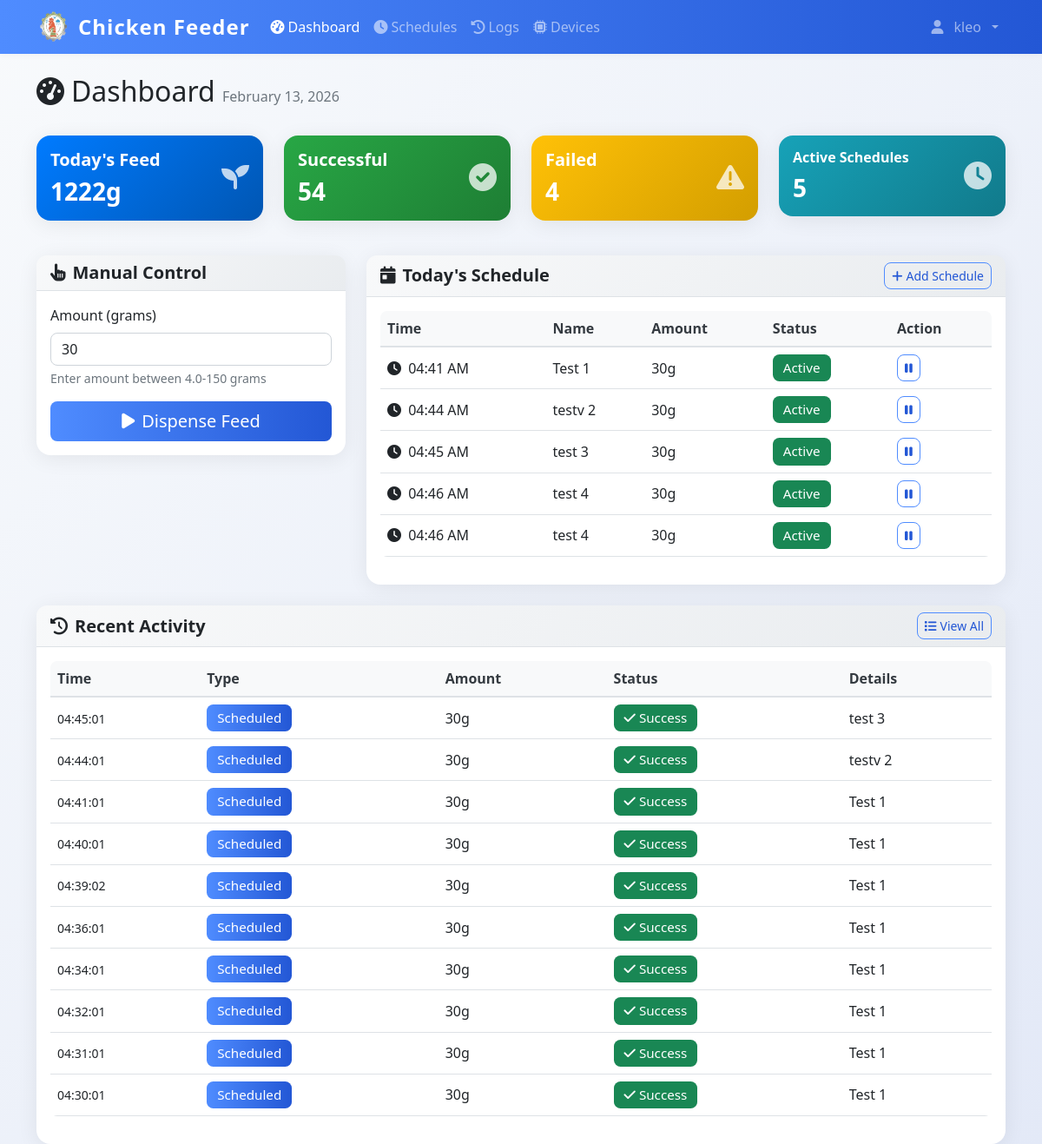
Page /dashboard (signed in) on the committed database.
### models.py (models this page shows)
class User(UserMixin, db.Model):
    id = db.Column(db.Integer, primary_key=True)
    username = db.Column(db.String(80), unique=True, nullable=False)
    email = db.Column(db.String(120), unique=True, nullable=False)
    password_hash = db.Column(db.String(120), nullable=False)
    iot_device_url = db.Column(db.String(255), nullable=True)  # e.g., 'http://192.168.1.100:5000' or 'pi_klei'
    is_admin = db.Column(db.Boolean, default=True)
    created_at = db.Column(db.DateTime, default=datetime.now)

class FeedSchedule(db.Model):
    id = db.Column(db.Integer, primary_key=True)
    name = db.Column(db.String(100), nullable=False)
    feed_time = db.Column(db.Time, nullable=False)
    amount_grams = db.Column(db.Integer, nullable=False)
    is_active = db.Column(db.Boolean, default=True)
    created_by = db.Column(db.Integer, db.ForeignKey('user.id'), nullable=False)
    created_at = db.Column(db.DateTime, default=datetime.now)
    user = db.relationship('User', backref=db.backref('schedules', lazy=True))

class DispenseLog(db.Model):
    id = db.Column(db.Integer, primary_key=True)
    timestamp = db.Column(db.DateTime, default=datetime.now, nullable=False)
    amount_grams = db.Column(db.Integer, nullable=False)
    trigger_type = db.Column(db.String(20), nullable=False)
    schedule_id = db.Column(db.Integer, db.ForeignKey('feed_schedule.id'), nullable=True)
    status = db.Column(db.String(20), default='success')
    error_message = db.Column(db.Text, nullable=True)
    image_path = db.Column(db.String(255), nullable=True)  # Path to captured feed image
    pellet_count = db.Column(db.Integer, nullable=True)  # Number of pellets detected in image
    grams_detected = db.Column(db.Float, nullable=True)  # Estimated grams of pellets in feeder
    grams_dispensed = db.Column(db.Integer, nullable=True)  # Actual amount dispensed by servo
    triggered_by = db.Column(db.Integer, db.ForeignKey('user.id'), nullable=True)
    schedule = db.relationship('FeedSchedule', backref=db.backref('dispense_logs', lazy=True))
    user = db.relationship('User', backref=db.backref('dispense_logs', lazy=True))

### app.py (the view)
@app.route('/dashboard', methods=['GET', 'POST'])
@login_required
def dashboard():
    from utils.model_utils import get_feed_ratio
    today_schedules = FeedSchedule.query.filter_by(created_by=current_user.id, is_active=True).order_by(FeedSchedule.feed_time).all()
    today_start = datetime.now().replace(hour=0, minute=0, second=0, microsecond=0)
    today_logs = DispenseLog.query.filter(
        DispenseLog.timestamp >= today_start,
        DispenseLog.triggered_by == current_user.id
    ).order_by(DispenseLog.timestamp.desc()).all()
    total_today = sum(log.amount_grams for log in today_logs if log.status == 'success')
    feed_config = get_feed_ratio()
    min_grams = feed_config.get('grams_per_drop', 4.0)
    return render_template('dashboard.html',
                         schedules=today_schedules,
                         logs=today_logs,
                         total_today=total_today,
                         min_grams=min_grams)

### templates/dashboard.html (shortened to what this page needs)
{% extends "base.html" %}
{% block content %}
<div class="container mt-4">
    <div class="row mb-4">
    <div class="col">
        <h1 class="h2">
            <i class="fas fa-tachometer-alt me-2"></i>Dashboard
            <span class="text-muted fs-6">{{ datetime.now().strftime('%B %d, %Y') }}</span>
        </h1>
    </div>
</div>
<div class="row mb-4">
    <div class="col-md-3 mb-3">
        <div class="card bg-primary text-white">
            <div class="card-body">
                <div class="d-flex justify-content-between">
                    <div>
                        <h5 class="card-title">Today's Feed</h5>
                        <h3 class="mb-0" id="total-today">{{ total_today }}g</h3>
                    </div>
                    <div class="align-self-center">
                        <i class="fas fa-seedling fa-2x opacity-75"></i>
                    </div>
                </div>
            </div>
        </div>
    </div>
    <div class="col-md-3 mb-3">
        <div class="card bg-success text-white">
            <div class="card-body">
                <div class="d-flex justify-content-between">
                    <div>
                        <h5 class="card-title">Successful</h5>
                        <h3 class="mb-0" id="successful-today">{{ logs|selectattr('status', 'equalto', 'success')|list|length }}</h3>
                    </div>
                    <div class="align-self-center">
                        <i class="fas fa-check-circle fa-2x opacity-75"></i>
                    </div>
                </div>
            </div>
        </div>
    </div>
    <div class="col-md-3 mb-3">
        <div class="card bg-warning text-white">
            <div class="card-body">
                <div class="d-flex justify-content-between">
                    <div>
                        <h5 class="card-title">Failed</h5>
                        <h3 class="mb-0" id="failed-today">{{ logs|selectattr('status', 'equalto', 'failure')|list|length }}</h3>
                    </div>
                    <div class="align-self-center">
                        <i class="fas fa-exclamation-triangle fa-2x opacity-75"></i>
                    </div>
                </div>
            </div>
        </div>
    </div>
    <div class="col-md-3 mb-3">
        <div class="card bg-info text-white">
            <div class="card-body">
                <div class="d-flex justify-content-between">
                    <div>
                        <h5 class="card-title fs-6">Active Schedules</h5>
                        <h3 class="mb-0">{{ schedules|selectattr('is_active')|list|length }}</h3>
                    </div>
                    <div class="align-self-center">
                        <i class="fas fa-clock fa-2x opacity-75"></i>
                    </div>
                </div>
            </div>
        </div>
    </div>
</div>
<div class="row">
    <div class="col-lg-4 mb-4">
        <div class="card">
            <div class="card-header">
                <h5 class="card-title mb-0">
                    <i class="fas fa-hand-pointer me-2"></i>Manual Control
                </h5>
            </div>
            <div class="card-body">
                <form id="manual-dispense-form">
                    <div class="mb-3">
                        <label for="amount" class="form-label">Amount (grams)</label>
                        <input type="number" class="form-control" id="amount" min="{{ min_grams }}" max="150" value="30" step="0.1" required>
                        <div class="form-text">Enter amount between {{ min_grams }}-150 grams</div>
                    </div>
                    <div class="d-grid">
                        <button type="submit" class="btn btn-primary btn-lg" id="dispense-btn">
                            <i class="fas fa-play me-2"></i>Dispense Feed
                        </button>
                    </div>
                </form>
            </div>
        </div>
    </div>
    <div class="col-lg-8 mb-4">
        <div class="card">
            <div class="card-header d-flex justify-content-between align-items-center">
                <h5 class="card-title mb-0">
                    <i class="fas fa-calendar-day me-2"></i>Today's Schedule
                </h5>
                <a href="{{ url_for('schedules') }}" class="btn btn-outline-primary btn-sm">
                    <i class="fas fa-plus me-1"></i>Add Schedule
                </a>
            </div>
            <div class="card-body">
                {% if schedules %}
                <div class="table-responsive">
                    <table class="table table-hover">
                        <thead>
                            <tr>
                                <th>Time</th>
                                <th>Name</th>
                                <th>Amount</th>
                                <th>Status</th>
                                <th>Action</th>
                            </tr>
                        </thead>
                        <tbody>
                            {% for schedule in schedules %}
                            <tr>
                                <td>
                                    <i class="fas fa-clock me-1"></i>
                                    {{ schedule.feed_time.strftime('%I:%M %p') }}
                                </td>
                                <td>{{ schedule.name }}</td>
                                <td>{{ schedule.amount_grams }}g</td>
                                <td>
                                    {% if schedule.is_active %}
                                        <span class="badge bg-success">Active</span>
                                    {% else %}
                                        <span class="badge bg-secondary">Inactive</span>
                                    {% endif %}
                                </td>
                                <td>
                                    <button class="btn btn-sm btn-outline-primary"
                                            onclick="toggleSchedule({{ schedule.id }})">
                                        {% if schedule.is_active %}
                                            <i class="fas fa-pause"></i>
                                        {% else %}
                                            <i class="fas fa-play"></i>
                                        {% endif %}
                                    </button>
                                </td>
                            </tr>
                            {% endfor %}
                        </tbody>
                    </table>
                </div>
                {% endif %}
            </div>
        </div>
    </div>
</div>
<div class="row">
    <div class="col-12">
        <div class="card">
            <div class="card-header d-flex justify-content-between align-items-center">
                <h5 class="card-title mb-0">
                    <i class="fas fa-history me-2"></i>Recent Activity
                </h5>
                <a href="{{ url_for('logs') }}" class="btn btn-outline-primary btn-sm">
                    <i class="fas fa-list me-1"></i>View All
                </a>
            </div>
            <div class="card-body">
                {% if logs %}
                <div class="table-responsive">
                    <table class="table table-hover">
                        <thead>
                            <tr>
                                <th>Time</th>
                                <th>Type</th>
                                <th>Amount</th>
                                <th>Status</th>
                                <th>Details</th>
                            </tr>
                        </thead>
                        <tbody>
                            {% for log in logs[:10] %}
                            <tr>
                                <td>
                                    <small>{{ log.timestamp.strftime('%H:%M:%S') }}</small>
                                </td>
                                <td>
                                    {% if log.trigger_type == 'manual' %}
                                        <span class="badge bg-info">Manual</span>
                                    {% else %}
                                        <span class="badge bg-primary">Scheduled</span>
                                    {% endif %}
                                </td>
                                <td>{{ log.amount_grams }}g</td>
                                <td>
                                    {% if log.status == 'success' %}
                                        <span class="badge bg-success">
                                            <i class="fas fa-check me-1"></i>Success
                                        </span>
                                    {% else %}
                                        <span class="badge bg-danger">
                                            <i class="fas fa-times me-1"></i>Failed
                                        </span>
                                    {% endif %}
                                </td>
                                <td style="max-width: 300px;">
                                    {% if log.schedule %}
                                        {{ log.schedule.name }}
                                    {% elif log.error_message %}
                                        <small class="text-danger" title="{{ log.error_message }}" style="cursor: help;">
                                            {{ log.error_message[:100] }}{% if log.error_message|length > 100 %}...{% endif %}
                                        </small>
                                    {% else %}
                                        -
                                    {% endif %}
                                </td>
                            </tr>
                            {% endfor %}
                        </tbody>
                    </table>
                </div>
                {% else %}
                <div class="text-center text-muted py-4">
                    <i class="fas fa-history fa-3x mb-3"></i>
                    <p>No activity today</p>
                </div>
                {% endif %}
            </div>
        </div>
    </div>
</div>
</div>
{% endblock %}

### templates/base.html (shortened to what this page needs)
<!DOCTYPE html>
<html lang="en">
<head>
    <link href="https://cdn.jsdelivr.net/npm/bootstrap@5.1.3/dist/css/bootstrap.min.css" rel="stylesheet">
    <link href="https://cdnjs.cloudflare.com/ajax/libs/font-awesome/6.0.0/css/all.min.css" rel="stylesheet">
    <link href="{{ url_for('static', filename='css/style.css') }}" rel="stylesheet">
</head>
<body>
    {% if current_user.is_authenticated %}
    <nav class="navbar navbar-expand-lg navbar-dark bg-primary">
        <div class="container">
            <div class="d-flex align-items-center gap-2">
                <img src="{{ url_for('static', filename='img/chicken-logo.png') }}" alt="Logo" style="width:40px;height:40px;" >
                <a class="navbar-brand" href="{{ url_for('dashboard') }}">
                   Chicken Feeder
                </a>
            </div>
            <div class="collapse navbar-collapse" id="navbarNav">
                <ul class="navbar-nav me-auto">
                    <li class="nav-item">
                        <a class="nav-link {% if request.endpoint == 'dashboard' %}active{% endif %}"
                           href="{{ url_for('dashboard') }}">
                            <i class="fas fa-tachometer-alt me-1"></i>Dashboard
                        </a>
                    </li>
                    <li class="nav-item">
                        <a class="nav-link {% if request.endpoint in ['schedules', 'add_schedule'] %}active{% endif %}"
                           href="{{ url_for('schedules') }}">
                            <i class="fas fa-clock me-1"></i>Schedules
                        </a>
                    </li>
                    <li class="nav-item">
                        <a class="nav-link {% if request.endpoint == 'logs' %}active{% endif %}"
                           href="{{ url_for('logs') }}">
                            <i class="fas fa-history me-1"></i>Logs
                        </a>
                    </li>
                    <li class="nav-item">
                        <a class="nav-link {% if request.endpoint in ['devices', 'add_device'] %}active{% endif %}"
                           href="{{ url_for('devices') }}">
                            <i class="fas fa-microchip me-1"></i>Devices
                        </a>
                    </li>
                </ul>
                <ul class="navbar-nav">
                    <li class="nav-item dropdown">
                        <a class="nav-link dropdown-toggle d-flex align-items-center gap-2" href="#" id="navbarDropdown" role="button"
                           data-bs-toggle="dropdown" aria-expanded="false">
                            <i class="fas fa-user me-1 "></i>{{ current_user.username }}
                        </a>
                    </li>
                </ul>
            </div>
        </div>
    </nav>
    {% endif %}
    <main class="container-fluid align-items-center">
        {% block content %}{% endblock %}
    </main>
</body>
</html>

### rows in the picture
User: username "kleo"
FeedSchedule: feed_time "04:41 AM", name "Test 1", amount_grams "30", is_active "Active"
FeedSchedule: feed_time "04:44 AM", name "testv 2", amount_grams "30", is_active "Active"
FeedSchedule: feed_time "04:45 AM", name "test 3", amount_grams "30", is_active "Active"
FeedSchedule: feed_time "04:46 AM", name "test 4", amount_grams "30", is_active "Active"
FeedSchedule: feed_time "04:46 AM", name "test 4", amount_grams "30", is_active "Active"
DispenseLog: timestamp "04:45:01", trigger_type "Scheduled", amount_grams "30", status "success" (drawn), schedule.name "test 3"
DispenseLog: timestamp "04:44:01", trigger_type "Scheduled", amount_grams "30", status "success" (drawn), schedule.name "testv 2"
DispenseLog: timestamp "04:41:01", trigger_type "Scheduled", amount_grams "30", status "success" (drawn), schedule.name "Test 1"
DispenseLog: timestamp "04:40:01", trigger_type "Scheduled", amount_grams "30", status "success" (drawn), schedule.name "Test 1"
DispenseLog: timestamp "04:39:02", trigger_type "Scheduled", amount_grams "30", status "success" (drawn), schedule.name "Test 1"
DispenseLog: timestamp "04:36:01", trigger_type "Scheduled", amount_grams "30", status "success" (drawn), schedule.name "Test 1"
DispenseLog: timestamp "04:34:01", trigger_type "Scheduled", amount_grams "30", status "success" (drawn), schedule.name "Test 1"
DispenseLog: timestamp "04:32:01", trigger_type "Scheduled", amount_grams "30", status "success" (drawn), schedule.name "Test 1"
DispenseLog: timestamp "04:31:01", trigger_type "Scheduled", amount_grams "30", status "success" (drawn), schedule.name "Test 1"
DispenseLog: timestamp "04:30:01", trigger_type "Scheduled", amount_grams "30", status "success" (drawn), schedule.name "Test 1"

### other values in the picture
{{ total_today }} "1222"
{{ logs|selectattr('status', 'equalto', 'success')|list|length }} "54"
{{ logs|selectattr('status', 'equalto', 'failure')|list|length }} "4"
{{ schedules|selectattr('is_active')|list|length }} "5"
{{ min_grams }} "4.0"
